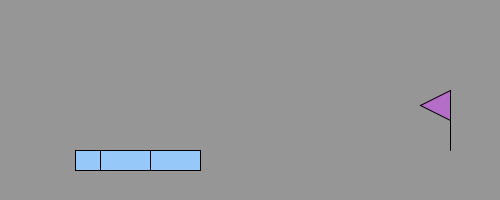
Frame 1 (no input)
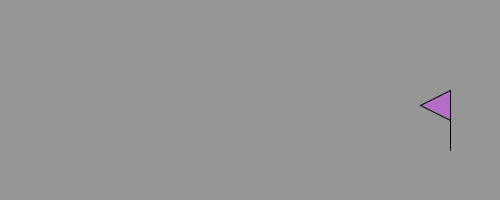
Frame 60 (the mouse pressed at the canvas centre just before this capture)
Frame 120 (the mouse held since frame 60 and released just before this capture): identical to frame 60, image omitted

The Processing sketch that drew these frames (run headless with seeded random() and noise(); from frame 60 on, the mouse is pressed at the canvas centre):

// Processing sketch: processing_166667
// ── processing_166667.pde

int d0;
int d1;
int d2;
int c=25;
int i = 0;
void setup () {
size (500,200);
d0=50; d1=d0+50; d2=d1+50;
frameRate (10);

}
void draw () {
background (150);
banderita(450,150);

if (i % 3 == 0){
segmento(d0 + c, 150, 50 - c, 20);
segmento(d1, 150, 50, 20);
segmento(d2, 150, 50, 20);
d0 = d0+c;
}

if (i % 3 == 1){
segmento(d0,150,50,20);
segmento(d1 + c, 150,50 - c,20);
segmento(d2,150,50,20);
d1 = d1 + c;
}

if (i % 3 == 2){
segmento(d0,150,50,20);
segmento(d1,150,50,20);
segmento(d2 + c,150,50-c,20);
d2 = d2 + c;
}

i = i + 1;
}
void segmento ( int xi, int yi, int ancho, int alto){
rect (xi,yi,ancho,alto);

}
void banderita( float Xi, float Yi){
line (Xi,Yi,Xi,Yi-60);
fill(180,110,200);
triangle (Xi,Yi-60, Xi-30,Yi-45,Xi,Yi-30);
fill(150,200,250);
}
